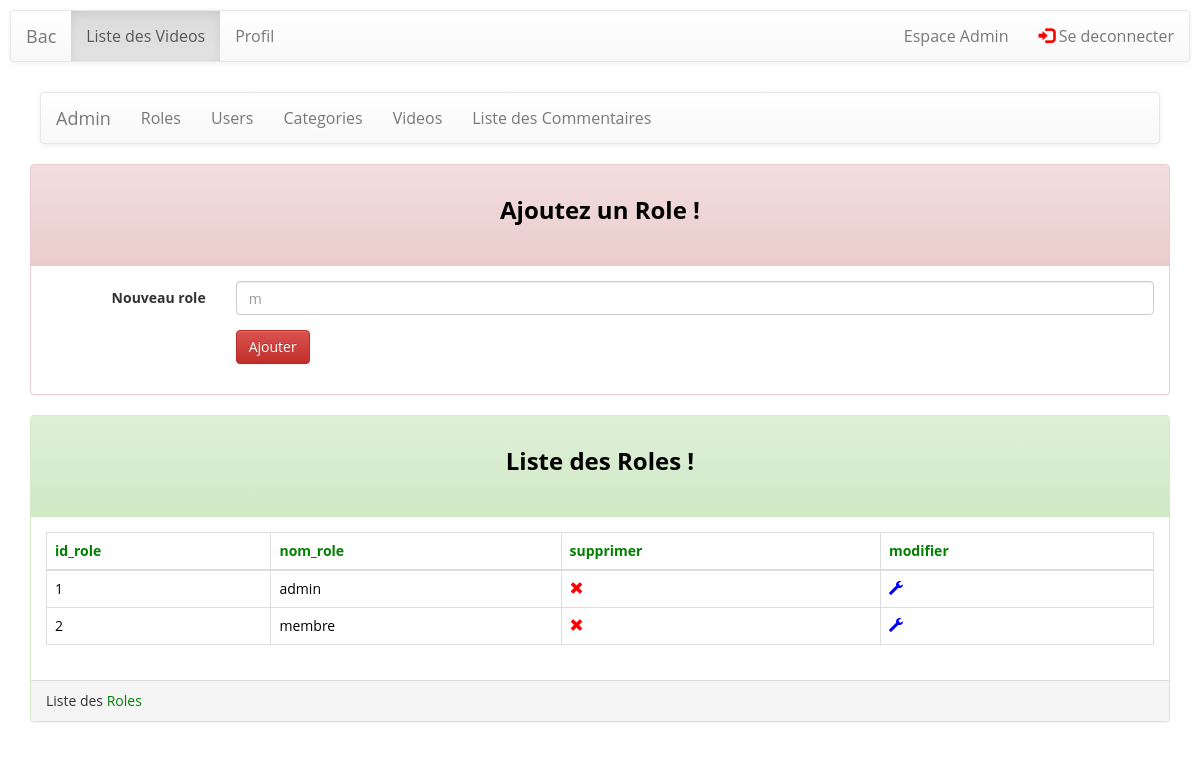
/formuAjoutRole.php (signed in), run on the app's committed database.
### tables this page shows
CREATE TABLE `roles` (
  `id_role` int(11) NOT NULL,
  `nom_role` varchar(50) NOT NULL
);

### listRoles.php (the view, shortened to what this page needs)
<div class="container">
    <div class="panel panel-success">
        <div class="panel-heading"><h3 class="text-center">Liste des Roles !</h3>
        </div>
        <div class="panel-body">
        <?php
$link = mysqli_connect('localhost','knab','knab','bac');
$tableHeading =array('id_role',
    'nom_role');
$tableHeading[]='supprimer';
$tableHeading[]='modifier';
echo "<table id='table' class='table table-bordered table-responsive table-hover'>";
echo "<thead><tr>";
$i=0;
$tailleChamps = count($tableHeading);
for( $i; $i < $tailleChamps; $i++)
{  ?>
    <th><?=$tableHeading[$i]?></th>
<?php }
echo "</tr></thead>";
$roles = "SELECT  * FROM roles";
$reponse = mysqli_query($link, $roles);
echo "<tbody>";
if(mysqli_num_rows($reponse)>0){
    while($row = mysqli_fetch_assoc($reponse)){
        echo '<form action="modifier_role.php" method="post">';
        echo "<tr class='".$row['id_role']."'>";
        echo "<td class='".$row['id_role']."'>".$row['id_role']."<input type='hidden' name='id_role' value='".$row['id_role']."'></td>";
        echo "<td class='".$row['nom_role']."'>".$row['nom_role']."<input type='hidden' name='nom_role' value='".$row['nom_role']."'></td>";
        $champSupprimer = '<td><a id="'.$row["id_role"].'" href="javascript:void(0)" onclick="removeUser('.$row["id_role"].')"><span class="glyphicon glyphicon-remove"  style="color:red;" aria-hidden="true"></span></a></td>';
        echo $champSupprimer;
        $champModifier = ' <td><a  class="modifier" id="'.$row["id_role"].'" >
						<span class="glyphicon glyphicon-wrench" style="color:blue;" aria-hidden="true"></span></a>
						<input type="submit" name="modifier" value="modifier"></td>';
        echo $champModifier;
        echo "</tr>";
        echo '</form>';
    }
}
echo "</tbody>";
echo "</table>";
?>
        </div>
        <div class="panel-footer">Liste des <span style="color:green;">Roles</span></div>
    </div>
</div>

### assets/css/style.css (style rules this page uses)
h1, h2, h3, h4, h5, h6 { font-family:'Open Sans', sans-serif; font-weight: bold; color: white; }
.text-center { text-align:center; }
h3 { line-height:30px; padding-bottom:20px; }

### assets/css/custom.css (style rules this page uses)
html { margin:0; padding:0; }
body { background: url('http://wallpoper.com/images/00/15/58/86/solid-color_00155886.jpg'); background-size: 100% 100%; background-repeat: no-repeat; margin: 0; padding:0; }
h3 { color:black; }
a { color:green; }
th { color:green; }
tr { color:black; }
td { color:black; }

### data on the page
roles: id_role "1", nom_role "admin"
roles: id_role "2", nom_role "membre"

### other printed values
$tableHeading[$i] "id_role"
$tableHeading[$i] "nom_role"
$tableHeading[$i] "supprimer"
$tableHeading[$i] "modifier"
